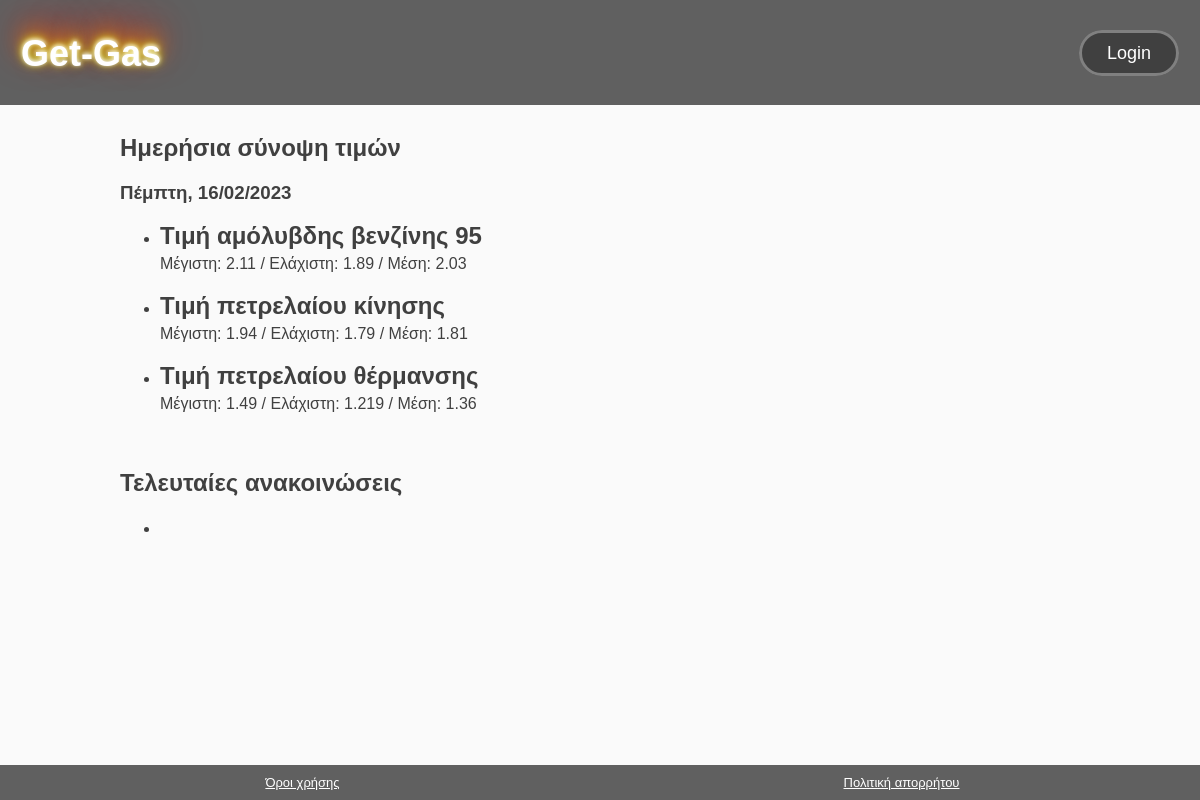
Page /home on the earlier database version.
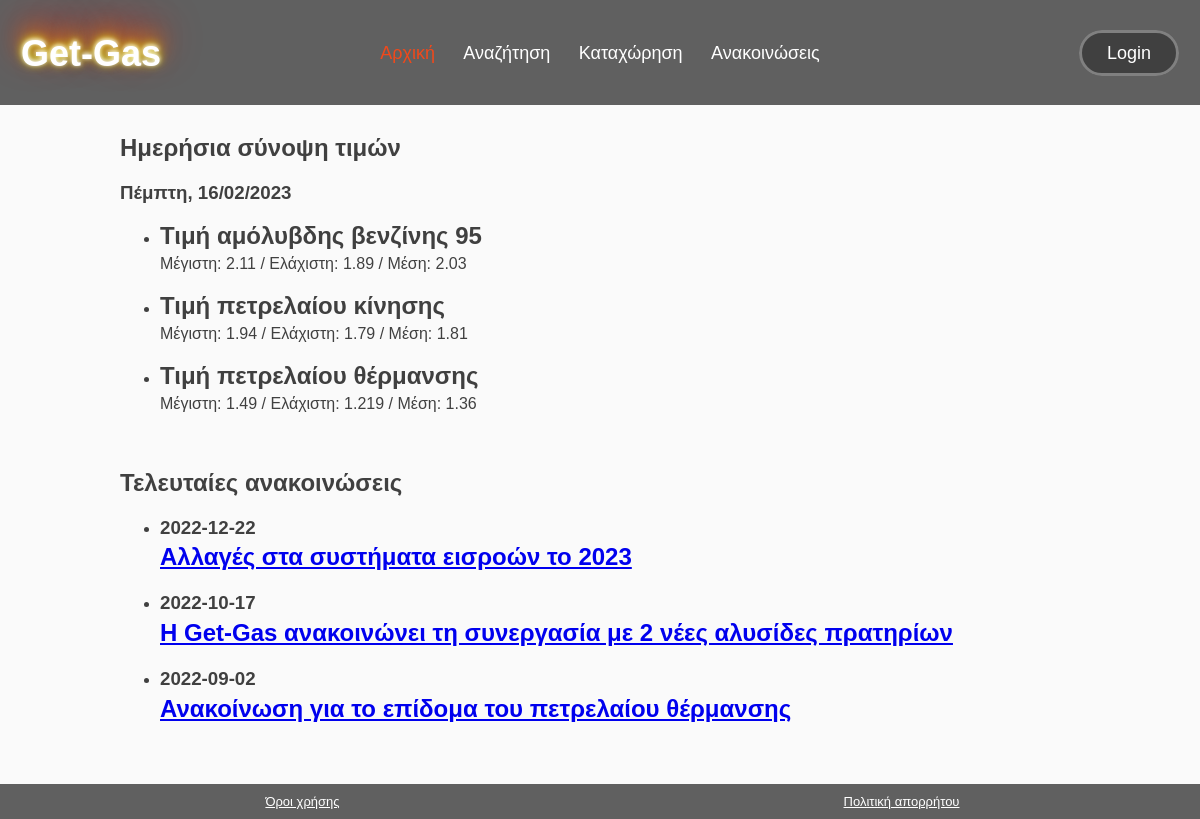
Same page on the later database version.
### tables this page shows
CREATE TABLE IF NOT EXISTS `menu` (
  `id_menu` int NOT NULL AUTO_INCREMENT,
  `title_menu` varchar(255) NOT NULL,
  `controller_menu` varchar(255) NOT NULL,
  `menu_access` int NOT NULL,
  PRIMARY KEY (`id_menu`)
);

CREATE TABLE IF NOT EXISTS `anakoinosis` (
  `id_anakoinosis` int NOT NULL AUTO_INCREMENT,
  `data_anakoinosis` date NOT NULL,
  `title_anakoinosis` varchar(255) NOT NULL,
  `text_anakoinosis` varchar(10000) NOT NULL,
  PRIMARY KEY (`id_anakoinosis`)
);

### app/Controllers/Home.php (called while the page is built, shortened)
<?php
    class Home {
        public function index($data = []) {
            $data['title'] = 'Κεντρική Σελιδα';
            $menu = new Menu;
            $data['menu-items'] = $menu->find_all_data_from_db();
            $a = new Anakoinoseis;
            $data['anakoinoseis'] = $a->find_all_data_from_db();
            $this->view('home', $data);
        }
    }

### app/Core/App.php (called while the page is built, shortened)
<?php
    class App{
        private $method = 'index';
        public function __construct()
        {
            $url = $this->splitURL();
            $filename = "../app/Controllers/" . ucfirst($url[0]) . ".php";
            if (file_exists($filename)){
                unset($url[0]);
            }else {
                $this->controller = "_404";
                require "../app/Controllers/_404.php";
            }
            $controller = new $this->controller;
            call_user_func_array([$controller, $this->method], [$url]);
        }
        private function splitURL() {
            if (empty($_GET['url'])) {
                redirect('home');
            }else {
                $url = $_GET['url'];
                $url = (explode('/', $url));
                return $url;
            }
        }
    }

### public/index.php (called while the page is built, shortened)
<?php
    $app = new App;

### app/Core/functions.php (called while the page is built, shortened)
<?php
    function check_if_current_page($m) {
        $current_page = basename($_SERVER['REQUEST_URI']);
        if ($current_page == $m) {
            return true;
        }
        return false;
    }
    function get_date(){
        $english_days = array('Sunday', 'Monday', 'Tuesday', 'Wednesday', 'Thursday', 'Friday', 'Saturday');
        $greek_days = array('Κυριακή', 'Δευτέρα', 'Τρίτη', 'Τεττάρτη', 'Πέμπτη', 'Παρασκευή', 'Σάββατο');
        $current_day = str_replace($english_days, $greek_days, date('l'));
        return $current_day . ", " . date("d/m/Y");
    }

### app/Core/Database.php (called while the page is built, shortened)
<?php
    trait Database {
        private function connect() {
            $string = "mysql:hostname=" . DB_HOST . ";dbname="  . DB_NAME;
            return new PDO($string, DB_USER, DB_PASS);
        }
        public function query($query, $query_data = []) {
            $con = $this->connect();
            $stm = $con->prepare($query);
            $check = $stm->execute($query_data);
            if ($check) {
                $result =  $stm->fetchAll(PDO::FETCH_OBJ);
                if (is_array($result) && count($result))  {
                    return $result;
                }
            }
            return false;
        }
    }

### app/Core/Model.php (called while the page is built, shortened)
<?php
    trait Model{
        public function find_all_data_from_db() {
            $query = "SELECT * FROM $this->db_table ORDER BY $this->order_col $this->order_type limit $this->limit offset $this->offset";
            return $this->query($query);
        }
    }

### app/Views/home.view.php (the view)
<section id="index-daily-prices">
    <div class="container">
        <h1>Ημερήσια σύνοψη τιμών</h1>
        <h3><?=get_date()?></h3>
        <ul>
            <li>
                <h2>Τιμή αμόλυβδης βενζίνης 95</h2>
                <p id="price-gas95">Μέγιστη: 2.11 / Ελάχιστη: 1.89 / Μέση: 2.03</p>
            </li>
            <li>
                <h2>Τιμή πετρελαίου κίνησης</h2>
		        <p id="price-oil1">Μέγιστη: 1.94 / Ελάχιστη: 1.79 / Μέση: 1.81</p>
		    </li>
		    <li>
		        <h2>Τιμή πετρελαίου θέρμανσης</h2>
		        <p id="price-oil2">Μέγιστη: 1.49 / Ελάχιστη: 1.219 / Μέση: 1.36</p>
		    </li>
		</ul>
	</div>
</section>
<section id="index-latest-announcements" class="last-section-before-footer">
    <div class="container">
	    <h1>Τελευταίες ανακοινώσεις</h1>
        <ul>
            <?php for ($i=0; $i<count($data['anakoinoseis']); $i++) : ?>
                <li>
                    <h3><?=$data['anakoinoseis'][$i]->data_anakoinosis?></h3>
                    <h2><a href="announcements#<?=$data['anakoinoseis'][$i]->data_anakoinosis?>"><?=$data['anakoinoseis'][$i]->title_anakoinosis?></a></h2>
                </li>
            <?php endfor;?>
        </ul>
    </div>
</section>

### app/Core/Controller.php
<?php
    trait Controller {
        public function view($view, $data = []){
            $header = "../app/Views/includes/header.php";
            $filename = "../app/Views/" . $view . ".view.php";
            $footer = "../app/Views/includes/footer.php";
            if (file_exists($header)) {
                require $header;
            }else {
                echo "dont found";
            }
            if (file_exists($filename)){
                require $filename;
            }else {
                require "../app/Views/404.view.php";
            }
            if (file_exists($footer)) {
                require $footer;
            }else {
                echo "dont found";
            }
        }
    }

### app/Views/includes/header.php (shortened to what this page needs)
<!DOCTYPE html>
<html>
	<head>
		<link rel="stylesheet" type="text/css" href="<?=ROOT?>/assets/css/style.css">
	</head>
	<body>
		<header id="main-header">
			<table id="logo-nav-login">
				<tbody>
					<tr>
						<td>
							<h1 id="branding"><a href="<?=URL?>home">Get-Gas</a></h1>
						</td>
						<td>
							<nav>
								<ul>
									<?php
										for ($i=0; $i<count($data['menu-items']); $i++) {
											if (check_if_current_page($data['menu-items'][$i]->controller_menu)) : ?>
												<li class="current"><a href="<?=URL?><?=$data['menu-items'][$i]->controller_menu?>"><?=$data['menu-items'][$i]->title_menu?></a></li>
											<?php else :?>
												<li><a href="<?=URL?><?=$data['menu-items'][$i]->controller_menu?>"><?=$data['menu-items'][$i]->title_menu?></a></li>
											<?php endif;?>
										<?php
										}
									?>
								</ul>
							</nav>
						</td>
						<td>
							<span id="login"><a class="button" href="<?=URL?>login">Login</a></span>
						</td>
					</tr>
				</tbody>
			</table>
		</header>

### app/Views/includes/footer.php (shortened to what this page needs)
<footer id="main-footer">
			<table>
				<tr>
					<td>
						<a href="files/terms_of_use.pdf" target="_blank">Όροι χρήσης</a>
					</td>
					<td>
						<a href="files/privacy_policy.pdf" target="_blank">Πολιτική απορρήτου</a>
					</td>
				</tr>
			</table>
		</footer>
	</body>
</html>

### public/assets/css/style.css (style rules this page uses)
body { background-color: #fafafa; color: #404040; font-family: Arial, Helvetica, sans-serif; font-size: 16px; line-height: 1.6em; margin: 0px; padding: 0px; }
.container { width: 80%; margin: auto; overflow: hidden; }
.button { text-decoration: none; color: white; background-color: #404040; padding: 10px 25px; border: 3px; border-color: gray; border-style: solid; border-radius: 30px; }
.last-section-before-footer { margin-bottom: 60px; }
#main-header { padding-top: 1em; padding-bottom: 0.8em; overflow: hidden; background-color: #606060; color: white; margin-bottom: 10px }
#logo-nav-login { width: 100%; text-align: center; border-collapse: collapse; }
#logo-nav-login tbody td:nth-child(1) { text-align: left; width: 20%; min-width: 164px; }
#logo-nav-login tbody td:nth-child(2) { text-align: center; width: 60%; }
#logo-nav-login tbody td:nth-child(3) { text-align: right; width: 20%; }
#branding { padding-left: 20px; font-size: 36px; text-shadow: 0 -1px 4px #ffffff, 0 -2px 10px #ffff00, 0 -10px 20px #ff8000, 0 -18px 40px #ff0000; }
#branding a { color: white; text-decoration: none; }
#main-header nav ul { margin: 0px; padding: 0px; }
#main-header li { display: inline; padding-left: 12px; padding-right: 12px; }
#main-header nav a { color: white; text-decoration: none; font-size: 18px; }
#main-header .current a { color: #f0491b; }
#main-header #login { padding-top: 0em; float: right; padding-right: 20px; font-size: 18px; }
#main-footer { position: fixed; bottom: 0px; width: 100%; background-color: #606060; padding: 2px; line-height: 1em; padding-top: 6px; padding-bottom: 6px; }
#main-footer table { width: 100%; text-align: center; }
#main-footer td { text-align: center; width: 50%; }
#main-footer a { color: white; font-size: 13px; }
#index-daily-prices ul h2 { margin: 0px; padding: 0px 0px 8px 0px; line-height: 1em; }
#index-daily-prices ul p { margin: 0px; padding: 0px 0px 22px 0px; line-height: 1em; }
#index-latest-announcements ul li h3 { margin: 0px; padding: 0px 0px 8px 0px; line-height: 1em; }
#index-latest-announcements ul li h2 { margin: 0px; padding: 0px 0px 22px 0px; line-height: 1em; }

Differences in the rows shown:
added menu: title_menu "Αρχική"
added menu: title_menu "Αναζήτηση"
added menu: title_menu "Καταχώρηση"
added menu: title_menu "Ανακοινώσεις"
added anakoinosis: data_anakoinosis "2022-12-22", title_anakoinosis "Αλλαγές στα συστήματα εισροών το 2023"
added anakoinosis: data_anakoinosis "2022-10-17", title_anakoinosis "Η Get-Gas ανακοινώνει τη συνεργασία με 2 νέες αλυσίδες πρατηρίων"
added anakoinosis: data_anakoinosis "2022-09-02", title_anakoinosis "Ανακοίνωση για το επίδομα του πετρελαίου θέρμανσης"
